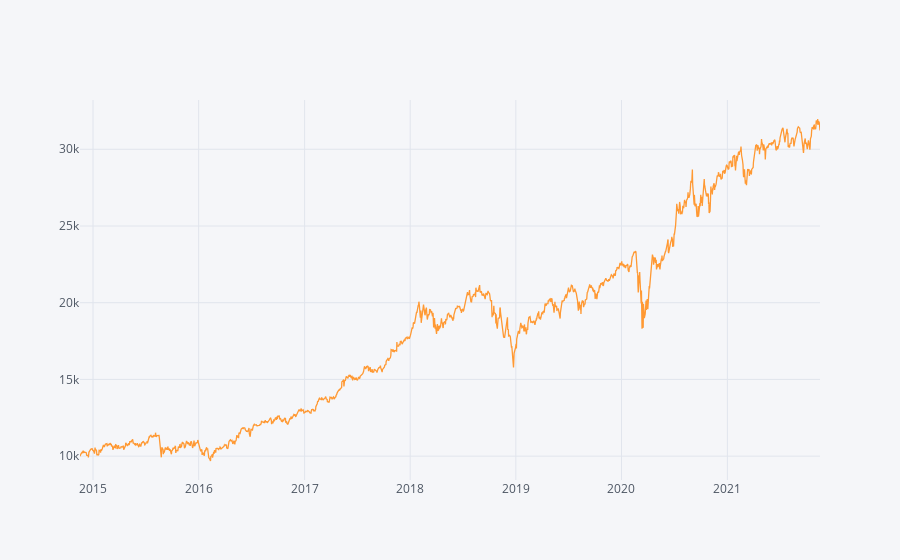

Notebook cell for this chart:
### Markdown cell above
## Print the Absolute Return, Compound Annual Growth 
 ## Rate, and Information Ratio for your fund.

### Code cell
last_Close = seven_years_df['Kali_Close'].iloc[-1]
years = seven_years_df.shape[0]/252


absolute_return = ((last_Close-capital)/capital)*100


CAGR = (((last_Close/capital)**(1/years))-1)*100




information_ratio = (seven_years_df['Kali_Close'].pct_change().mean()/seven_years_df['Kali_Close'].pct_change().std())*((years) **0.5)

print(f'Absolute Return of our Portfolio = ',absolute_return,"%\n")
print(f'CAGR of our Portfolio = ',CAGR,"%\n")
print(f'Information Ratio of our Portfolio = ',(information_ratio),"\n")



seven_years_df['Kali_Close'].iplot()

### Figure 1 — Plotly figure (JSON) as saved in the notebook; plotly's stock layout.template omitted (floating-point values rounded to 4 significant figures; data arrays with more than 128 entries replaced by an {"elided": "..."} marker saying what was removed)
{"data": [{"line": {"color": "rgba(255, 153, 51, 1.0)", "dash": "solid", "shape": "linear", "width": 1.3}, "mode": "lines", "name": "Kali_Close", "text": "", "type": "scatter", "x": {"elided": "1764 str values"}, "y": {"elided": "1764 float values"}}], "layout": {"legend": {"bgcolor": "#F5F6F9", "font": {"color": "#4D5663"}}, "paper_bgcolor": "#F5F6F9", "plot_bgcolor": "#F5F6F9", "title": {"font": {"color": "#4D5663"}}, "xaxis": {"gridcolor": "#E1E5ED", "showgrid": true, "tickfont": {"color": "#4D5663"}, "title": {"font": {"color": "#4D5663"}, "text": ""}, "zerolinecolor": "#E1E5ED"}, "yaxis": {"gridcolor": "#E1E5ED", "showgrid": true, "tickfont": {"color": "#4D5663"}, "title": {"font": {"color": "#4D5663"}, "text": ""}, "zerolinecolor": "#E1E5ED"}}}
